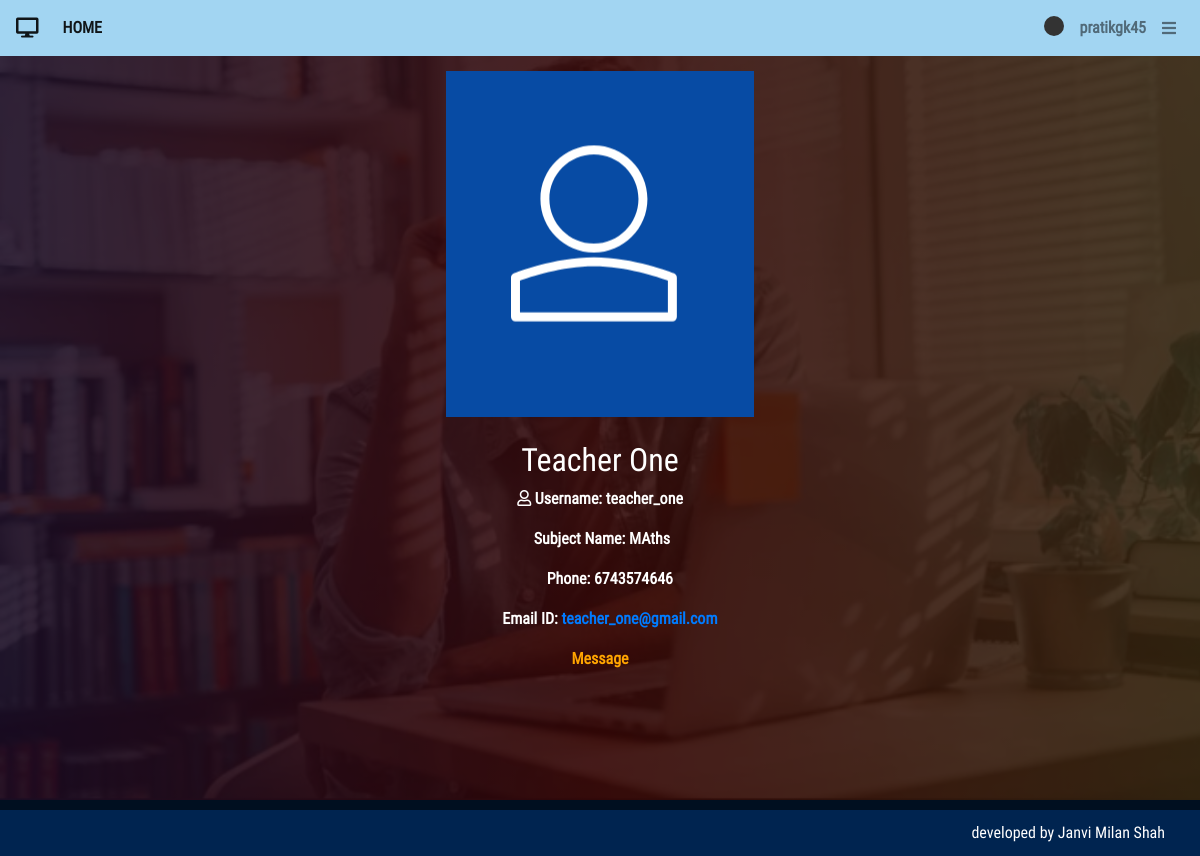
The page /classroom/teacher/24/ (signed in) on the database its author committed.
### classroom/models.py (models this page shows, shortened)
class User(AbstractUser):
    is_student = models.BooleanField(default=False)
    is_teacher = models.BooleanField(default=False)

class Teacher(models.Model):
    user = models.OneToOneField(User,on_delete=models.CASCADE,primary_key=True,related_name='Teacher')
    name = models.CharField(max_length=250)
    subject_name = models.CharField(max_length=250)
    email = models.EmailField(max_length=254)
    phone = models.IntegerField()
    teacher_profile_pic = models.ImageField(upload_to="classroom/teacher_profile_pic",blank=True)
    class_students = models.ManyToManyField(Student,through="StudentsInClass")

### classroom/views.py (the view)
# urls.py: path('teacher/<int:pk>/',views.TeacherDetailView.as_view(),name="teacher_detail"),
class TeacherDetailView(LoginRequiredMixin,DetailView):
    context_object_name = "teacher"
    model = models.Teacher
    template_name = 'classroom/teacher_detail_page.html'

### template/classroom/teacher_detail_page.html (shortened to what this page needs)
{% extends 'classroom/base.html' %}
{% load static %}
{% block content %}
	<div class="use-content">
		<div class="contain">
			<div class="profile">
			    {% if teacher.teacher_profile_pic %}
			    	<img src="{{ teacher.teacher_profile_pic.url }}">
			    {% else %}
			    	<img src="{% static 'images/login-avatar.PNG' %}" alt="">
			    {% endif %}
			    <div class="profile-details">
			    	<br>
					<h2>{{ teacher.name }}</h2>
					<p><i class="far fa-user"></i> Username: {{ teacher.user.username }}</p>
					<p> Subject Name: {{ teacher.subject_name }}</p>
					<p><i class="far fa-phone"></i> Phone: {{ teacher.phone }}</p>
					<p><i class="far fa-envelope-open-text"></i> Email ID:  <a href = "mailto:{{ teacher.email }}" style="text-decoration: none;">{{ teacher.email }}</a></p>
					{% if request.user.is_teacher %}
						{% if user.pk == request.user.pk %}
							<a href="{% url 'classroom:teacher_update' pk=user.pk %}" style="text-decoration: none;color: orange;"><p>Edit Profile</p></a>
						{% endif %}
					{% else %}
						<a href="{% url 'classroom:messages_list' pk=teacher.pk %}"  style="text-decoration: none;color: orange;"><p>Message</p> </a>
					{% endif %}
			    </div>
			</div>
		</div>
    </div>
{% endblock %}

### template/classroom/navbar.html (shortened to what this page needs)
<nav class="navbar navbar-expand navbar-light">
    <a class="navbar-brand" href=""><i class="fas fa-desktop"></i></a>
    <div class="collapse navbar-collapse" id="collapsibleNavId">
        <ul class="navbar-nav mr-auto mt-2 mt-lg-0">
            <li class="nav-item active">
                <a class="nav-link" href="{% url 'home' %}">HOME</a>
            </li>
        </ul>
        <div class="navbar-nav ml-auto">
        	<li class="nav-item">
                <a class="nav-link" href="{% url 'user_guide' %}"><div class="sk-pulse"></div></a>
            </li>
        	{% if user.is_authenticated %}
        		<li class="nav-item">
        			{% if user.is_teacher %}
	                	<a class="nav-link" href="{% url 'classroom:teacher_detail' pk=user.pk %}">{{ user.username }}</a>
	                {% else %}
	                	<a class="nav-link" href="{% url 'classroom:student_detail' pk=user.pk %}">{{ user.username }}</a>
	                {% endif %}
	            </li>
	            <li class="nav-item">
	                <i class="nav-link fa fa-bars menu" style="cursor: pointer;margin-top: 4px;"></i>
	            </li>
        	{% endif %}
        </div>
    </div>
</nav>

### static/css/style.css (style rules this page uses)
html, body { height: 100%; padding: 0; margin: 0; color: white; }
html { background-color: #00316b; background-size: cover; }
body { font-family: custom_font !important; overflow: hidden; background: linear-gradient(90deg, rgba(131,58,180,.6) 0%, rgba(253,29,29,.6) 50%, rgba(252,176,69,.6) 100%), url('../images/homeimg.PNG'); background-size: cover; }
h1,h2,h3,h4,h5,h6 { font-weight: bold; }
img { max-height: 350px; }
.navbar { background-color: #a2d5f2; z-index: 40; }
.nav-link { font-weight: bold; }
.use-content { height: 100%; color: white; margin-top: -10px; }
.use-content .contain { background-color: rgba(0, 0, 0, 0.7); width: 100%; height: 100%; }
.profile { user-select: none; width: 100%; height: 100%; text-align: center; padding: 15px; margin-top: 10px; }
.profile-details p { font-weight: bold; }
.sk-pulse { --sk-size: 20px; }

### rows shown on the page
User: username "pratikgk45"
Teacher: name "Teacher One", user.username "teacher_one", subject_name "MAths", phone "6743574646", email "teacher_one@gmail.com"
